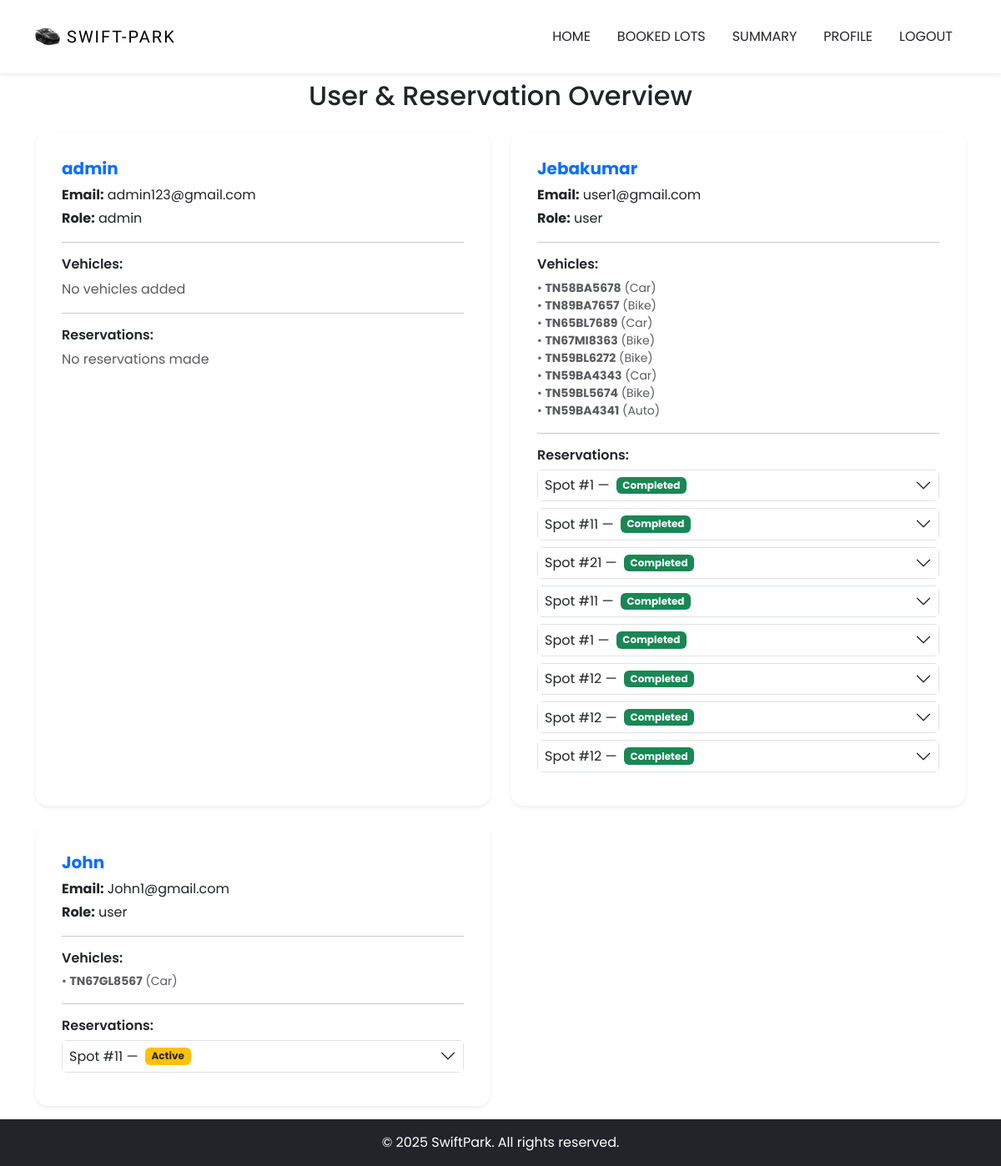
The app's page /admin/show_users (signed in) with its own data.
### WorkSpace/models.py (models this page shows, shortened)
class User(db.Model, UserMixin):
    id = db.Column(db.Integer, primary_key=True)
    username = db.Column(db.String(150), unique=True, nullable=False)
    fullname = db.Column(db.String(50), nullable=False)
    email = db.Column(db.String(150), unique=True, nullable=False)
    password = db.Column(db.String(150), nullable=False)
    role = db.Column(db.String(120), nullable=False, default='user')
    vehicles = db.relationship('Vehicle', backref='user', lazy=True)
    reservations = db.relationship('Reservation', backref='user', lazy=True)

class Vehicle(db.Model):
    id = db.Column(db.Integer, primary_key=True)
    registration_number = db.Column(db.String(20), unique=True, nullable=False)
    vehicle_type = db.Column(db.String(50))  # car, bus, lorry
    user_id = db.Column(db.Integer, db.ForeignKey('user.id'), nullable=False)
    reservations = db.relationship('Reservation', backref='vehicle', lazy=True)

class Reservation(db.Model):
    id = db.Column(db.Integer, primary_key=True)
    lot_id = db.Column(db.Integer, db.ForeignKey('parking_lot.id'), nullable=False)
    spot_id = db.Column(db.Integer, db.ForeignKey('parking_spot.id'), nullable=False)
    user_id = db.Column(db.Integer, db.ForeignKey('user.id'), nullable=False)
    vehicle_id = db.Column(db.Integer, db.ForeignKey('vehicle.id'), nullable=False)
    parking_timestamp = db.Column(db.DateTime, nullable=False)
    leaving_timestamp = db.Column(db.DateTime, nullable=True)  # Now nullable
    parking_cost = db.Column(db.Float, nullable=True)          # Now nullable

### WorkSpace/routes.py (the view)
@routes.route('/admin/show_users')
@login_required
def show_users() :
    users = User.query.all()
    now = datetime.now()
    return render_template('users_info.html' , users = users , now = now)

### WorkSpace/templates/users_info.html (shortened to what this page needs)
{% extends "base.html" %}
{% block content %}
<div class="d-flex flex-column min-vh-100">
    <div class="container mt-5 pt-5 flex-grow-1 mb-3">
        <h2 class="mb-4 text-center">User & Reservation Overview</h2>
        <div class="row row-cols-1 row-cols-md-2 g-4">
            {% for user in users %}
            <div class="col">
                <div class="card shadow-sm h-100 border-0 rounded-4 p-3">
                    <div class="card-body">
                        <h5 class="fw-bold text-primary">{{ user.fullname }}</h5>
                        <p class="mb-1"><strong>Email:</strong> {{ user.email }}</p>
                        <p class="mb-2"><strong>Role:</strong> {{ user.role }}</p>
                        <hr class="my-3">
                        <h6 class="fw-semibold">Vehicles:</h6>
                        {% if user.vehicles %}
                            <ul class="list-unstyled small">
                                {% for v in user.vehicles %}
                                <li class="text-muted">• <strong>{{ v.registration_number }}</strong> ({{ v.vehicle_type }})</li>
                                {% endfor %}
                            </ul>
                        {% else %}
                            <p class="text-muted">No vehicles added</p>
                        {% endif %}
                        <hr class="my-3">
                        <h6 class="fw-semibold">Reservations:</h6>
                        {% if user.reservations %}
                            <div class="accordion accordion-flush" id="accordion{{ user.id }}">
                                {% for r in user.reservations %}
                                <div class="accordion-item border rounded mb-2">
                                    <h2 class="accordion-header">
                                        <button class="accordion-button collapsed p-2" type="button" data-bs-toggle="collapse" data-bs-target="#collapse{{ r.id }}">
                                            Spot #{{ r.spot_id }} —
                                            {% if r.leaving_timestamp and r.leaving_timestamp <= now %}
                                                <span class="badge bg-success ms-2">Completed</span>
                                            {% else %}
                                                <span class="badge bg-warning text-dark ms-2">Active</span>
                                            {% endif %}
                                        </button>
                                    </h2>
                                </div>
                                {% endfor %}
                            </div>
                        {% else %}
                            <p class="text-muted">No reservations made</p>
                        {% endif %}
                    </div>
                </div>
            </div>
            {% endfor %}
        </div>
    </div>
</div>
{% endblock %}

### WorkSpace/static/styling/styles.css (style rules this page uses)
html { scroll-behavior: smooth; }
:root { --lg-font: 'Kaisei Tokumin', serif; --sm-font: 'Poppins', sans-serif; --color: #ffffff; --black: black; }
body { font-family: 'Poppins' , 'sans-serif'; }
.card { transition: transform 0.2s ease, box-shadow 0.3s ease; border-radius: 16px; }

### records on screen
User: fullname "admin", email "admin123@gmail.com", role "admin", shows "No vehicles added", shows "No reservations made"
User: fullname "Jebakumar", email "user1@gmail.com", role "user"
Vehicle: registration_number "TN58BA5678", vehicle_type "Car"
Vehicle: registration_number "TN89BA7657", vehicle_type "Bike"
Vehicle: registration_number "TN65BL7689", vehicle_type "Car"
Vehicle: registration_number "TN67MI8363", vehicle_type "Bike"
Vehicle: registration_number "TN59BL6272", vehicle_type "Bike"
Vehicle: registration_number "TN59BA4343", vehicle_type "Car"
Vehicle: registration_number "TN59BL5674", vehicle_type "Bike"
Vehicle: registration_number "TN59BA4341", vehicle_type "Auto"
Reservation: spot_id "1", shows "Completed"
Reservation: spot_id "11", shows "Completed"
Reservation: spot_id "21", shows "Completed"
Reservation: spot_id "11", shows "Completed"
Reservation: spot_id "1", shows "Completed"
Reservation: spot_id "12", shows "Completed"
Reservation: spot_id "12", shows "Completed"
Reservation: spot_id "12", shows "Completed"
User: fullname "John", email "John1@gmail.com", role "user"
Vehicle: registration_number "TN67GL8567", vehicle_type "Car"
Reservation: spot_id "11", shows "Active"
